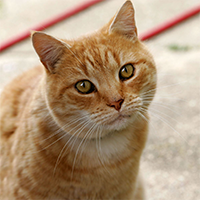
#> input picture images/cat_normal.png, 200 x 200 px
$ python opacity.py
#> lines starting #> are read from the running program, lines starting #| are printed output that depends on the picture
import argparse
import os
from PIL import Image
import matplotlib.pyplot as plt
from matplotlib.widgets import Slider, Button
import numpy as np
import nibabel as nib

import utils


# TODO change the code so that it can work on a concatenated image (where two images are concatenated)
# TODO after the above todo, extend the code so that it can work for 3 and more images
def main(args):
    # get paths to the two images
    if args.one is None:
        path_one = os.path.join(os.getcwd(), "images", "cat_normal.png")
    else:
        path_one = args.one

    if args.two is None:
        path_two = os.path.join(os.getcwd(), "images", "cat_white.png")
    else:
        path_two = args.two

    if args.three is None:
        path_three = os.path.join(os.getcwd(), "images", "cat_black.png")
    else:
        path_three = args.three

    # load images and convert to grayscale
    if path_one.endswith("png") and path_two.endswith("png") and path_three.endswith("png"):
        image_one = Image.open(path_one).convert('L')
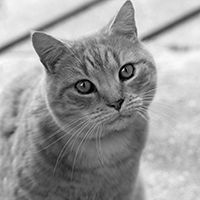
#> image_one: PIL image 200x200 L; min 0, max 250, mean 154
        image_one = np.asarray(image_one) / 255
#> image_one: shape (200, 200) float64

        image_two = Image.open(path_two).convert('L')
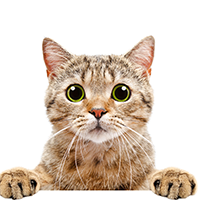
#> input picture images/cat_white.png, 200 x 200 px
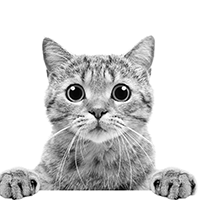
#> image_two: PIL image 200x200 L; min 0, max 255, mean 211.7
        image_two = np.asarray(image_two) / 255
#> image_two: shape (200, 200) float64

        image_three = Image.open(path_three).convert('L')
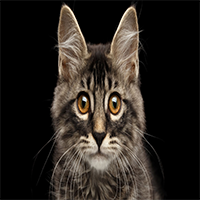
#> input picture images/cat_black.png, 200 x 200 px
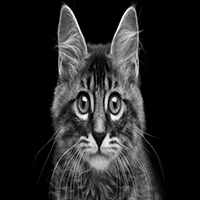
#> image_three: PIL image 200x200 L; min 0, max 254, mean 37.5
        image_three = np.asarray(image_three) / 255
#> image_three: shape (200, 200) float64

    if path_one.endswith("nii") and path_two.endswith("nii") and path_three.endswith("nii"):
        image_one = nib.load(path_one)
        image_one = np.asarray(image_one.get_fdata()) / 255#[:, :, 90]

        image_two = nib.load(path_two)
        image_two = np.asarray(image_two.get_fdata()) / 255#[:, :, 90]

        image_three = nib.load(path_three)
        image_three = np.asarray(image_three.get_fdata()) / 255#[:, :, 90]

    opacity2 = 0.5
    opacity3 = 0.5

    index = 90

    # blend images
    # interactive display
    # create plot
    fig, ax = plt.subplots()
#> (the run stopped early here; a loop or call above may not have finished)
